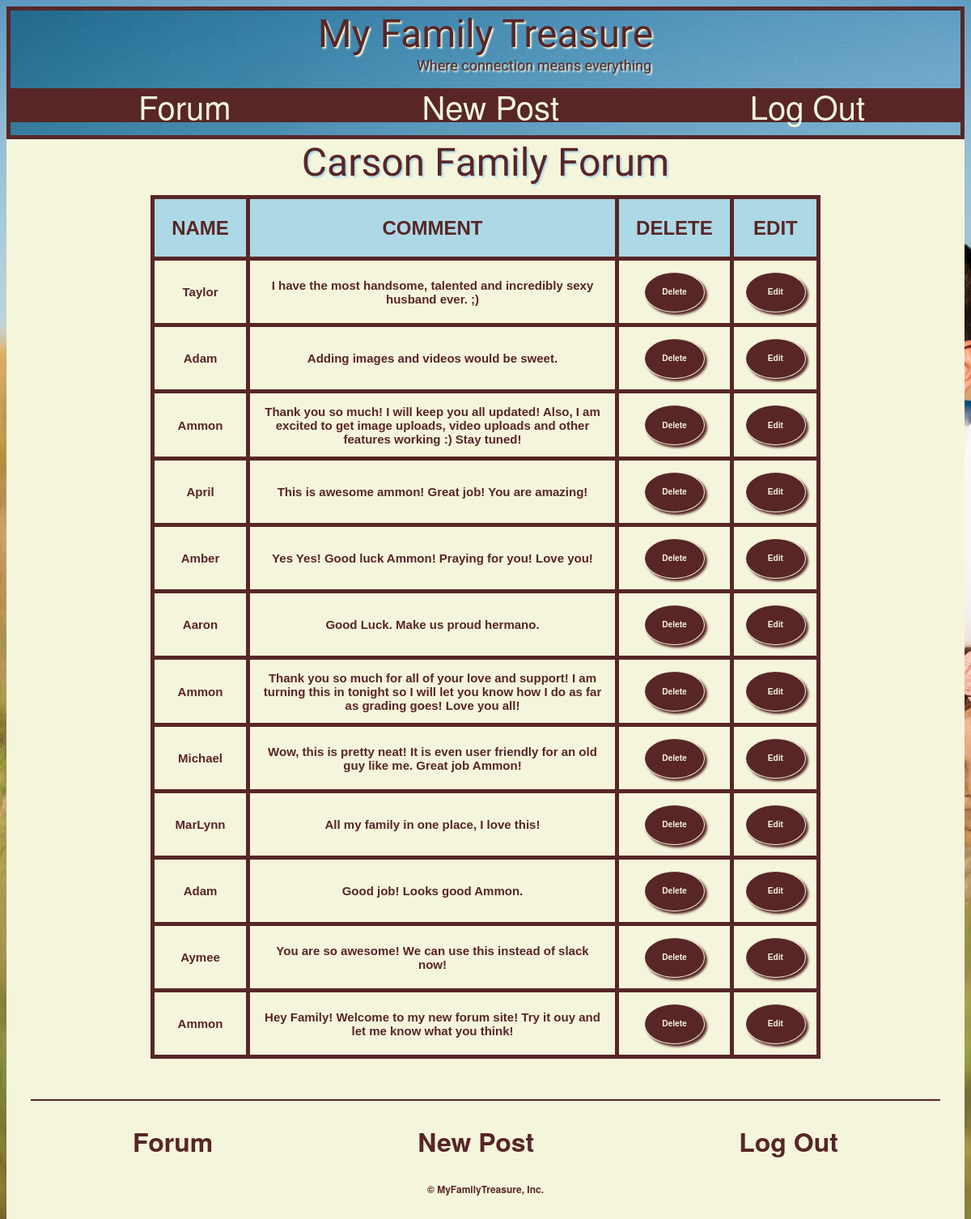
The page /index.php?actions=goforum on the database its author committed.
### tables this page shows
CREATE TABLE IF NOT EXISTS `comments` (
  `commentID` int(11) NOT NULL,
  `userID` int(11) NOT NULL,
  `firstName` varchar(50) NOT NULL,
  `comment` varchar(2000) NOT NULL
);

### model/forum_process_db.php (called while the page is built, shortened)
<?php
function get_comments() {
    global $db;
    $query = 'SELECT * FROM comments
              ORDER BY commentID DESC';
    $statement = $db->prepare($query);
    $statement->execute();
    $comments = $statement->fetchAll();
    return $comments;
}

### forum/forum.php (the view, shortened to what this page needs)
<?php include($_SERVER['DOCUMENT_ROOT'] . '/view/header.php'); ?>
<main>
    <h1 class="blueheader">Carson Family Forum</h1>
    <section>
        <table>
            <tr>
                <th>NAME</th>
                <th>COMMENT</th>
                <th>DELETE</th>
                <th>EDIT</th>
            </tr>
<?php foreach ($comments as $comment) : ?>
                <tr>
                    <td><?php echo $comment['firstName']; ?></td>
                    <td><?php echo $comment['comment']; ?></td>
                    <td><form action="../index.php" method="post">
                            <input class=tablebutton type="submit" value="Delete">
                        </form></td>
                    <td>
                        <form action="../index.php" method="post">
                            <input class=tablebutton type="submit" value="Edit">
                        </form>
                    </td>
                </tr>
<?php endforeach; ?>
        </table>
    </section>
</main>
<?php include($_SERVER['DOCUMENT_ROOT'] . '/view/footer.php'); ?>

### index.php (shortened to what this page needs)
<?php
require 'model/connection_db.php';
require 'model/forum_process_db.php';
$action = filter_input(INPUT_POST, 'action');
$actions = filter_input(INPUT_GET, 'actions');
if ($action === 'login') {
    $email = filter_input(INPUT_POST, 'email', FILTER_SANITIZE_EMAIL);
    $password = filter_input(INPUT_POST, 'password', FILTER_SANITIZE_SPECIAL_CHARS);
    if ($email == NULL || $email == FALSE) {
        $error = "Invalid email. Please re-enter your email. (ex: johnsmith@example.com)";
    } else if ($password == NULL || $password == false) {
        $error = "Please enter";
    } else {
        $user_info = validate_login($email, $password);
        $user_id = $user_info['userID'];
        $lifetime = 60 * 60;
        session_set_cookie_params($lifetime, '/');
        session_start();
        $_SESSION["user_id"] = $user_info['userID'];
        $_SESSION["first_name"] = $user_info['firstName'];
        $_SESSION["last_name"] = $user_info['lastName'];
        $_SESSION["rights"] = $user_info['rights'];
        if ($user_id !== NULL) {
            $comments = get_comments();
            include('forum/forum.php');
        } else {
            $error = "Your email or password was not found in our records. Please try again or contact your system administrator.";
            include('view/login.php');
        }
    }
} else if ($actions === 'goforum') {
    $comments = get_comments();
	include('forum/forum.php');
} else if ($actions === 'logout') {
    setcookie("lifetime", "", time() - 3600);
	session_destroy();
    header("Location: /index.php");
}

### view/header.php (shortened to what this page needs)
<!DOCTYPE html>
<html>
    <head>
        <link rel="stylesheet" type="text/css" href="../assets/styles/header_footer.css">
        <link rel="stylesheet" type="text/css" href="../assets/styles/main.css">
    </head>
    <body>
        <header>
            <h1 class="headerlink">My Family Treasure</h1>
            <p>Where connection means everything</p>
            <nav>
                <ul>
                    <li><a href="../index.php?actions=goforum">Forum</a></li>
                    <li><a href="../forum/post.php">New Post</a></li>
                    <li><a href="../view/login.php?actions=logout">Log Out</a></li>
                </ul>
            </nav>
        </header>

### view/footer.php
<footer>
    <a href="../index.php?actions=goforum">Forum</a>
    <a href="../forum/post.php">New Post</a>
    <a href="../view/login.php?actions=logout">Log Out</a>
</footer>
<p class="copyright">&copy; MyFamilyTreasure, Inc.</p><br>
</body>
</html>

### assets/styles/header_footer.css (style rules this page uses)
header { background-image: url('../images/familyfield-min.jpg'); background-size: auto; background-repeat: no-repeat; border: #582626 solid 5px; }
.headerlink { font: 4vw 'Merienda One', Helvetica, sans-serif; color: #582626; text-shadow: 2px 2px 2px beige; text-align: center; margin-bottom: 0; margin-top: 0; transition-duration: .5s; text-decoration: none; }
h1 { font: 3vw 'Merienda One', Helvetica, sans-serif; color: #582626; text-align: center; }
p { font: 1vw 'Merienda One', Helvetica, sans-serif; color: #582626; text-shadow: 2px 2px 2px beige; text-align: center; margin-top: 0; }
header p { margin-left: 10vw; font: 1.5vw 'Merienda One', Helvetica, sans-serif; }
ul { list-style: none; background-color: #582626; height: 3.5vw; display: flex; flex-direction: row; flex-wrap: nowrap; justify-content: space-around; align-items: center; }
nav a { font-size: 2.5em; text-decoration: none; color: beige; transition-duration: .5s; }
body { background-color: beige; }
li { list-style-type: none; text-align: center; }
a { font-family: "Myriad Set Pro","Lucida Grande","Helvetica Neue","Helvetica","Arial","Verdana","sans-serif"; color: #582626; text-decoration: none; transition-duration: .5s; }

### assets/styles/main.css (style rules this page uses)
html { background-image: url('../images/familyfield-min.jpg'); background-size: cover; background-repeat: no-repeat; background-attachment: fixed; background-position: center center; }
body { font-family: sans-serif; }
h1 { font: 4vw 'Merienda One', Helvetica, sans-serif; color: #582626; text-shadow: 2px 2px 2px beige; margin-top: 0; margin-left: 0; margin-bottom: 0; }
.blueheader { text-shadow: 2px 2px 2px lightblue; }
p { font-family: "Myriad Set Pro","Lucida Grande","Helvetica Neue","Helvetica","Arial","Verdana","sans-serif"; color: #582626; }
input { border: 2px solid #582626; background-color: beige; height: 25px; width: 300px; font-size: .85vw; color: #582626; font-weight: bold; font-family: sans-serif; padding-left: 6px; }
li { list-style-type: none; text-align: center; }
a { font-family: "Myriad Set Pro","Lucida Grande","Helvetica Neue","Helvetica","Arial","Verdana","sans-serif"; color: #582626; text-decoration: none; }
table { border-collapse: collapse; background-color: lightblue; width: 70%; margin-left: 15%; margin-right: 15%; }
th { border: 5px solid #582626; padding: .9em .9em .9em .9em; text-align: center; color: #582626; background-color: lightblue; font-weight: bold; font-size: 1.5em; }
td { border: 5px solid #582626; padding: .9em .9em .9em .9em; text-align: center; color: #582626; font-weight: bold; font-size: 1.25vw; background-color: beige; }
.tablebutton { border-radius: 50%; box-shadow: 3px 3px 3px #582626; color: beige; font-weight: bold; background-color: #582626; height: 50px; width: 75px; text-decoration: none; border: 1px solid beige; display: inline-block; }
footer { margin-left: 2.5%; margin-right: 2.5%; width: 95%; margin-top: 50px; font-weight: bold; height: 100px; border-top: 2px solid #582626; display: flex; align-items: center; justify-content: space-around; }
footer a { font-family: "Myriad Set Pro","Lucida Grande","Helvetica Neue","Helvetica","Arial","Verdana","sans-serif"; color: #582626; text-decoration: none; font-size: 2em; transition-duration: .5s; }
.copyright { text-align: center; font-weight: bold; color: #582626; }

### rows shown on the page
comments: firstName "Taylor", comment "I have the most handsome, talented and incredibly sexy husband ever. ;)"
comments: firstName "Adam", comment "Adding images and videos would be sweet."
comments: firstName "Ammon", comment "Thank you so much! I will keep you all updated! Also, I am excited to get image uploads, video uploads and other features working :) Stay tuned!"
comments: firstName "April", comment "This is awesome ammon! Great job! You are amazing!"
comments: firstName "Amber", comment "Yes Yes! Good luck Ammon! Praying for you! Love you!"
comments: firstName "Aaron", comment "Good Luck. Make us proud hermano."
comments: firstName "Ammon", comment "Thank you so much for all of your love and support! I am turning this in tonight so I will let you know how I do as far as grading goes! Love you all!"
comments: firstName "Michael", comment "Wow, this is pretty neat! It is even user friendly for an old guy like me. Great job Ammon!"
comments: firstName "MarLynn", comment "All my family in one place, I love this!"
comments: firstName "Adam", comment "Good job! Looks good Ammon."
comments: firstName "Aymee", comment "You are so awesome! We can use this instead of slack now!"
comments: firstName "Ammon", comment "Hey Family! Welcome to my new forum site! Try it ouy and let me know what you think!"
